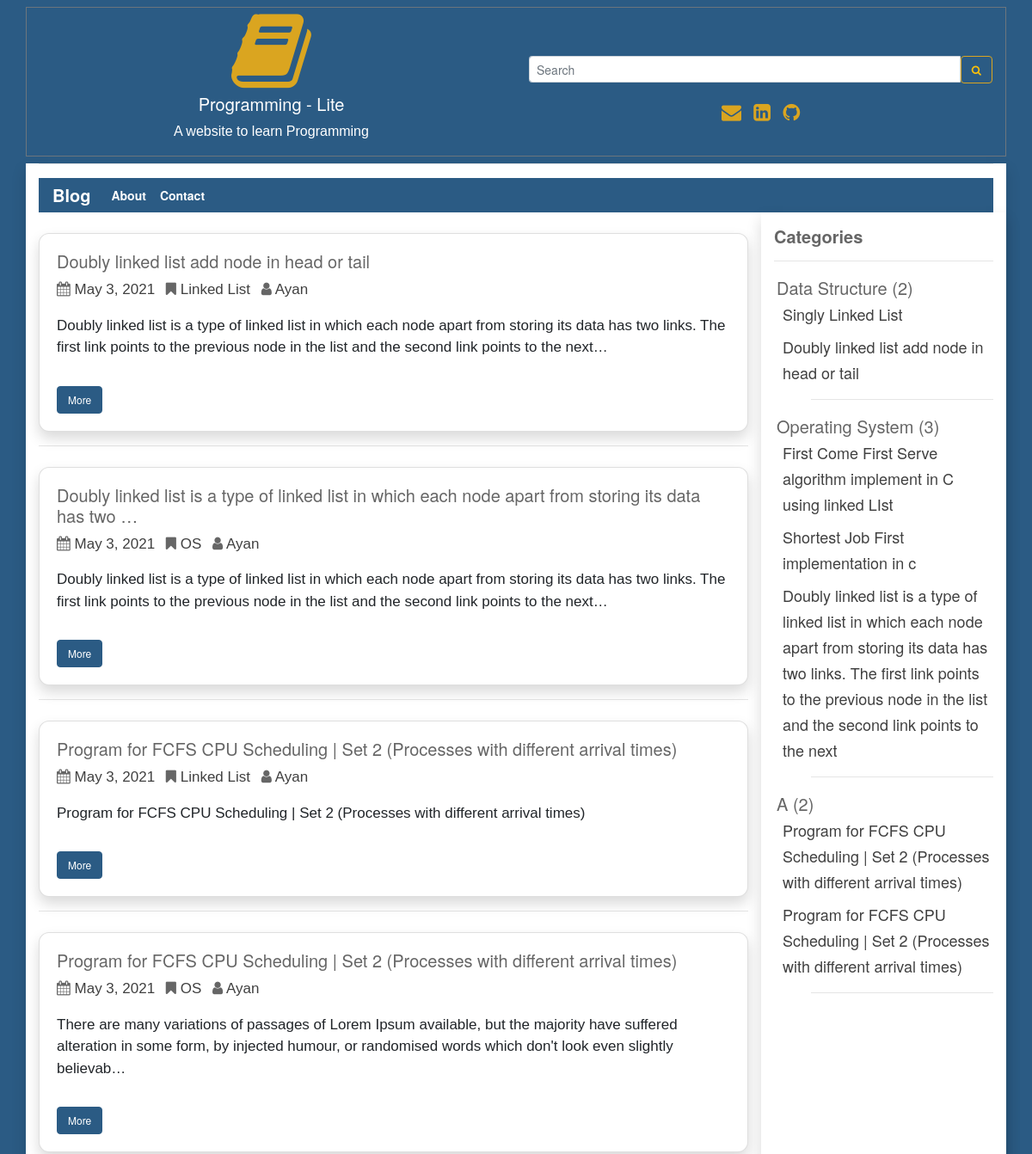
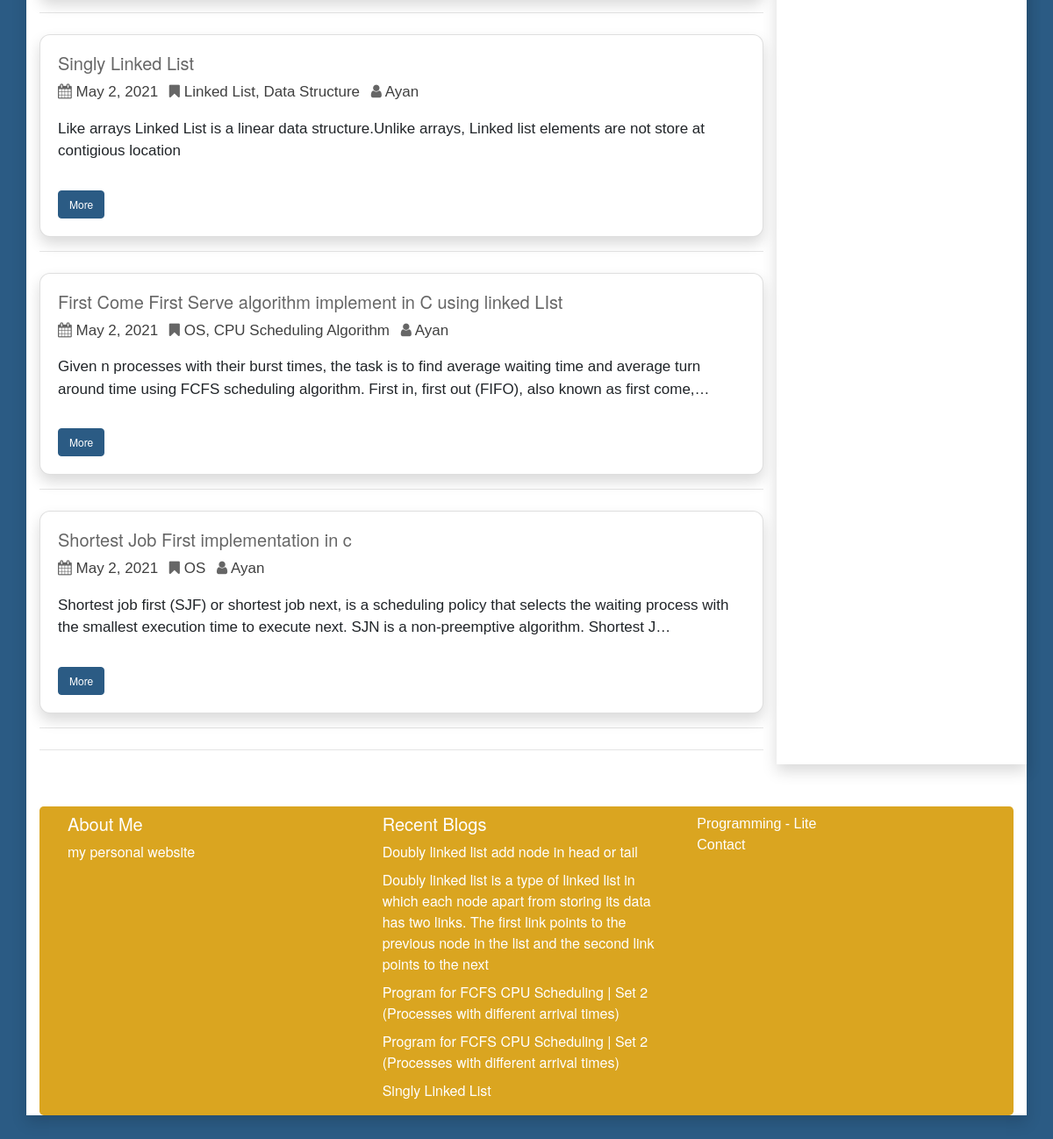
The app's page /, older data (2 pictures, top to bottom).
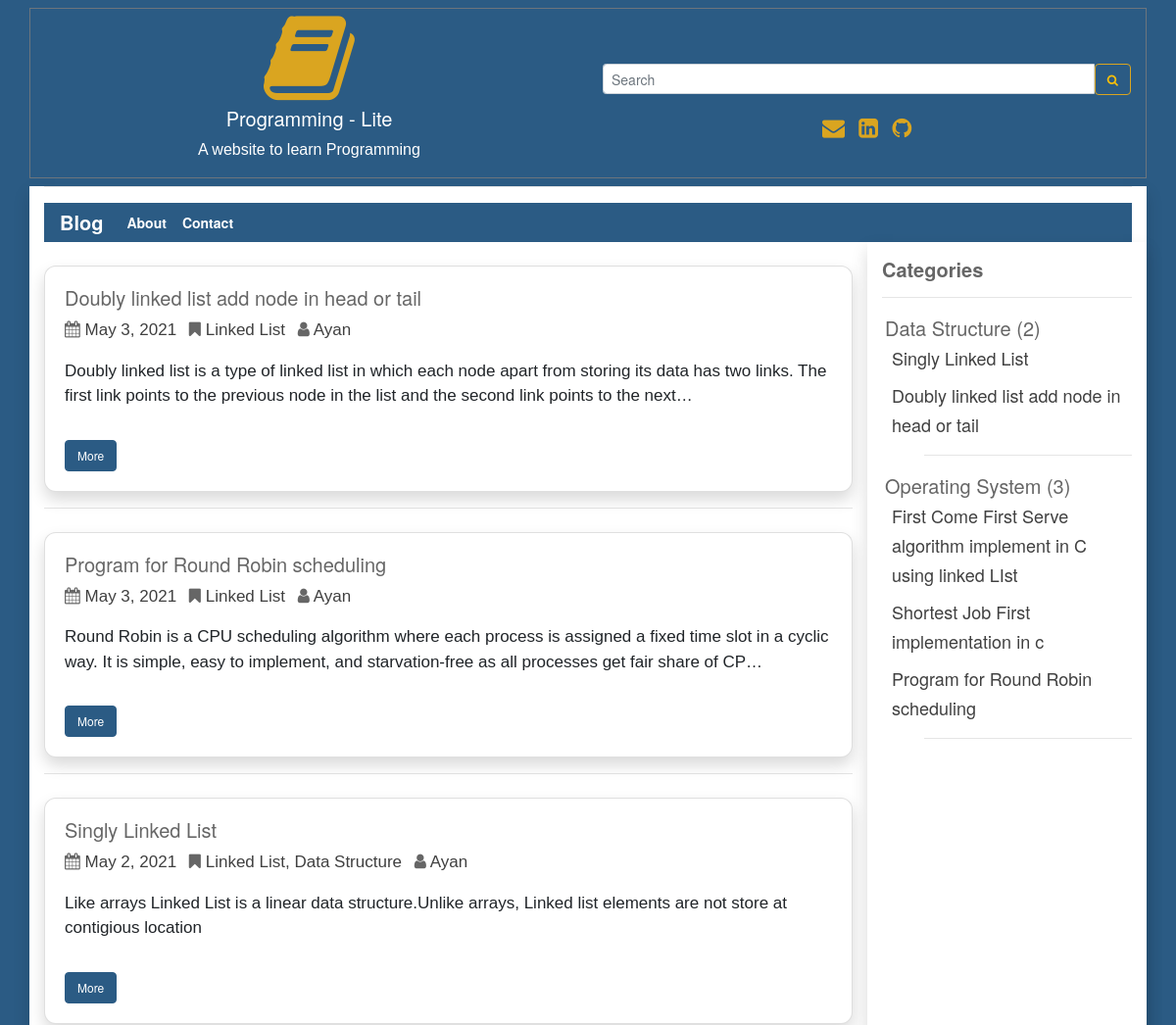
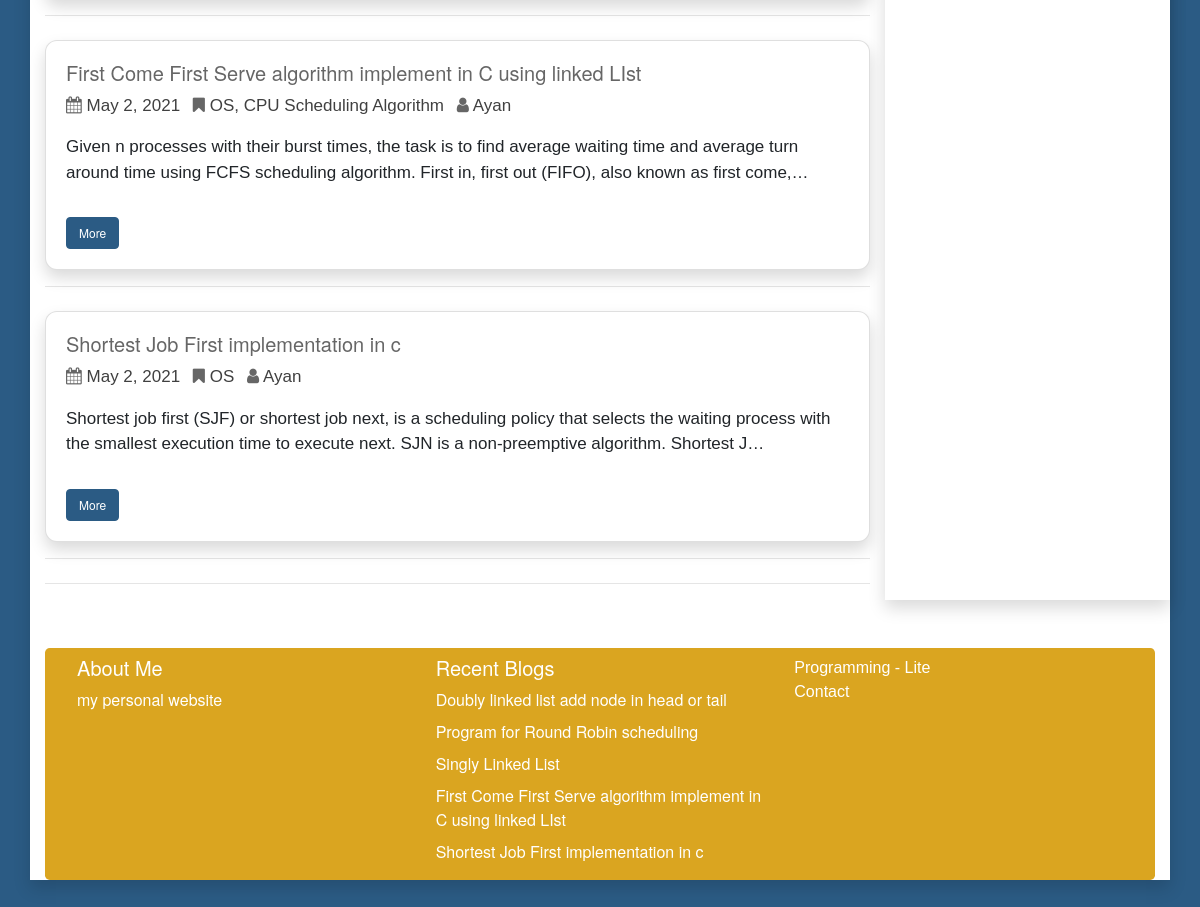
The same page, newer data (2 pictures, top to bottom).
### user_panel_1/models.py (models this page shows, shortened)
class Blog(models.Model):
    cat_name = models.ForeignKey(Category, on_delete=models.CASCADE)
    blog_author = models.CharField(max_length=200)
    blog_priority = models.IntegerField(blank=True, null=True)
    blog_tags = models.CharField(max_length=200,  blank=True, null=True)
    blog_title = models.CharField(max_length=200)
    blog_descriptions = models.CharField(max_length=600);
    blog_body = RichTextUploadingField(blank=True, null=True)
    blog_views = models.IntegerField(default=0)
    blog_date = models.DateField(auto_now_add=True, auto_now=False, blank=True)

class Category(models.Model):
    cat_name = models.CharField(max_length=300)
    cat_priority = models.IntegerField(blank=True, null=True);
    def __str__(self):
        return self.cat_name

### user_panel_1/views.py (the view)
# urls.py: path('', views.blog, name='blog'),
def blog(request):
    categorys = Blog.objects.all().select_related('cat_name')
    categorys = categorys.order_by('cat_name__cat_priority', 'cat_name', 'blog_priority') #sort all data
    blogs = Blog.objects.all().order_by('-blog_date')
    paginator = Paginator(blogs, 10)
    page = request.GET.get('page')
    blogs = paginator.get_page(page)
    recentBlog = Blog.objects.all().order_by('-blog_date')[0:5]
    context = {
        'object_list': categorys,
        'blogs': blogs,
        'recentBlog': recentBlog,
    }
    return render(request, 'blog.html', context)

### templates/blog.html (shortened to what this page needs)
{% extends 'base.html' %}
{% load static %}
{% block content %}
   {% for blogs in blogs %}
    <div class="card shadow mt-4 rounded">
    <div class="card-body">
         <h5 class="title">{{blogs.blog_title |truncatechars:100}}</h5>
         <p  class="description"><i class="fa fa-calendar" aria-hidden="true"></i> <a href="{% url 'date' blogs.blog_date %}" class="mr-2 ur description"> {{ blogs.blog_date}} </a> <i class="fa fa-bookmark" aria-hidden="true"></i>
         <a href="{% url 'tags' blogs.blog_tags %}" class="mr-2 ur description">  {{ blogs.blog_tags}} </a>
        <i class="fa fa-user" aria-hidden="true"></i>  <a href="{% url 'author' blogs.blog_author %}" class="ur description">  {{ blogs.blog_author}} </a>
                            </p>
         <div > <p class="fs">{{blogs.blog_descriptions |truncatechars:200}}</p></div>
         <a href="{% url 'more' blogs.id %}"   class="btn btn-info mt-3">More</a>
  </div>
    </div>
    <hr>
    {% endfor %}
  <hr>
{% endblock content %}

### templates/base.html (shortened to what the changed rows need)
{% load static %}
{% load humanize %}
<!DOCTYPE html>
<html lang="en">
<head>
  <link rel="stylesheet" href="https://maxcdn.bootstrapcdn.com/bootstrap/4.5.2/css/bootstrap.min.css">
  <link rel="stylesheet"
      href="//cdnjs.cloudflare.com/ajax/libs/highlight.js/10.7.2/styles/default.min.css">
    <link
      rel="stylesheet"
      href="https://cdnjs.cloudflare.com/ajax/libs/font-awesome/4.7.0/css/font-awesome.min.css"
    />
    <link
      rel="stylesheet"
      href="{% static 'css/style.css' %}"
    />
    <link href="https://cdn.jsdelivr.net/gh/gitbrent/bootstrap4-toggle@3.6.1/css/bootstrap4-toggle.min.css" rel="stylesheet">
</head>
<body style="background:#2b5b84;">
<div class="container bg-white shadow">
<div class="row">
    <div class="col-sm-9">
    {% block content %}
    {% endblock content %}
    </div>
    <div class="col-sm-3 shadow">
     {% regroup object_list by cat_name as cat_all %}
<ul>
{% for categories in cat_all %}
    <li style="list-style-type:none; margin-left:-37px;" class="title">{{ categories.grouper }} ({{ categories.list|length}})
    <ul style="list-style-type:none;">
        {% for blog in categories.list %}
          <li style="margin-left:-33px;"  class="ur {% if blog.id == more.id %}activee{% endif %}">
          <a href="{% url 'more' blog.id %}"><a href="{% url 'more' blog.id %}" class="ur " style="font-size: 18px;">{{ blog.blog_title }}</li>
        {% endfor %}
        <hr>
    </ul>
    </li>
{% endfor %}
</ul>
    </div>
</div>
<div class="jumbotron mt-5 pb-0 pt-0 text-white" style="background:#DAA520;">
   <div class="row">
     <div class="col-sm-4">
      <p class="lead mt-2 mb-2">
        <h5 class="mt-2">Recent Blogs</h5>
        {% for recentBlog in recentBlog %}
         <a href="{% url 'more' recentBlog.id %}"  class="text-white">{{recentBlog.blog_title}}</a>
        <br>
        {% endfor %}
    </p>
     </div>
   </div>
</div>
</div>
</body>
</html>

Row changes from the older to the newer data that the page shows:
removed Blog: blog_title "Doubly linked list is a type of linked list in which each node apart from storing its data has two …", blog_date "May 3, 2021", blog_tags "OS", blog_author "Ayan", blog_descriptions "Doubly linked list is a type of linked list in which each node apart from storing its data has two links. The first link points to the previous node in the list and the second link points to the next…", blog_title "Doubly linked list is a type of linked list in which each node apart from storing its data has two links. The first link points to the previous node in the list and the second link points to the next"
removed Blog: blog_title "Program for FCFS CPU Scheduling | Set 2 (Processes with different arrival times)", blog_date "May 3, 2021", blog_tags "Linked List", blog_author "Ayan", blog_descriptions "Program for FCFS CPU Scheduling | Set 2 (Processes with different arrival times)"
removed Blog: blog_title "Program for FCFS CPU Scheduling | Set 2 (Processes with different arrival times)", blog_date "May 3, 2021", blog_tags "OS", blog_author "Ayan", blog_descriptions "There are many variations of passages of Lorem Ipsum available, but the majority have suffered alteration in some form, by injected humour, or randomised words which don't look even slightly believab…"
removed Category: grouper "A", list|length "2"
added Blog: blog_title "Program for Round Robin scheduling", blog_date "May 3, 2021", blog_tags "Linked List", blog_author "Ayan", blog_descriptions "Round Robin is a CPU scheduling algorithm where each process is assigned a fixed time slot in a cyclic way. It is simple, easy to implement, and starvation-free as all processes get fair share of CP…"
now on one of the page's lists (row unchanged): Blog: blog_title "First Come First Serve algorithm implement in C using linked LIst"
now on one of the page's lists (row unchanged): Blog: blog_title "Shortest Job First implementation in c"
